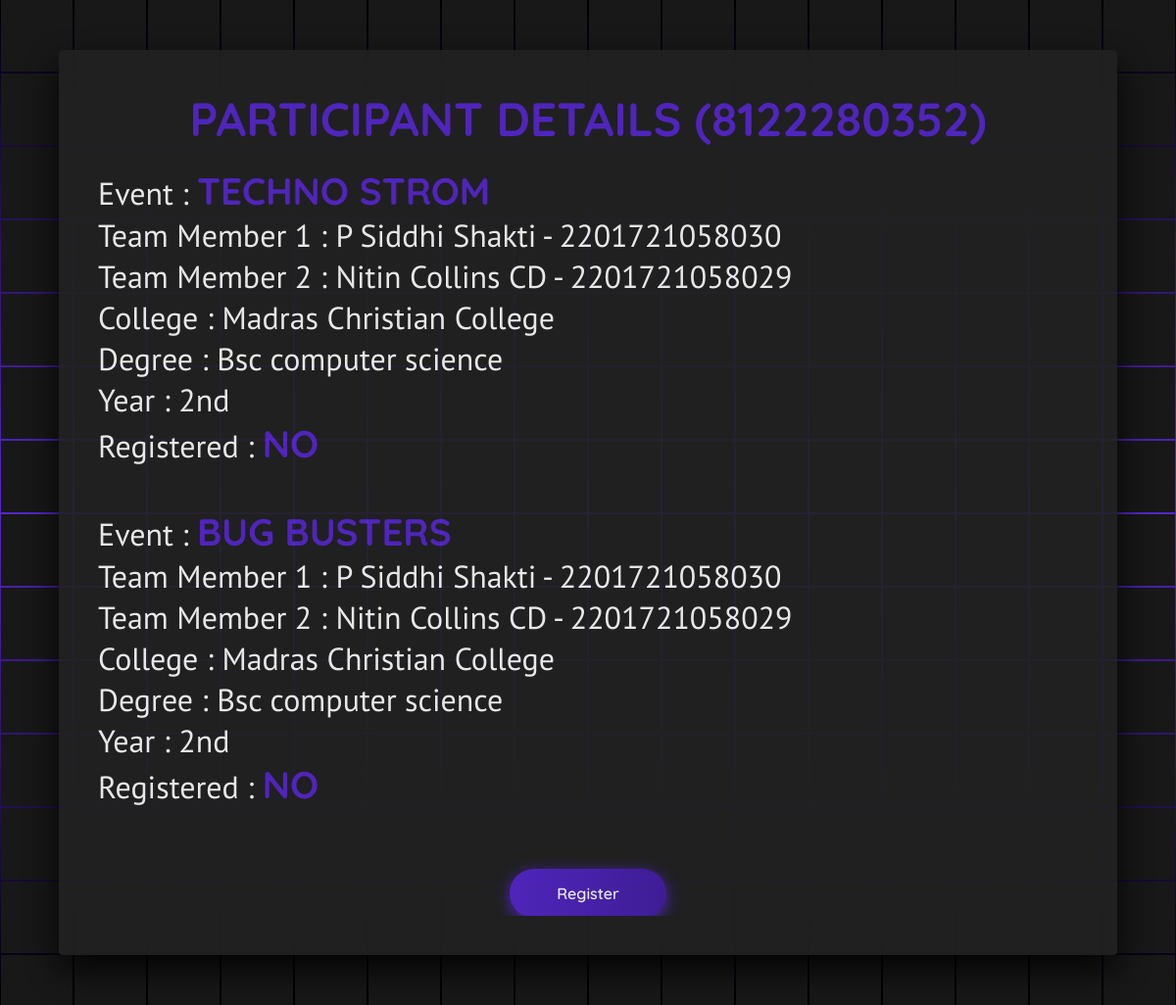
The page /?phone=8122280352 on the database its author committed.
### app/models.py (models this page shows, shortened)
class Participant(models.Model):
    Phone = models.CharField(max_length=15)
    Event = models.CharField(max_length=55)
    Teammate1 = models.CharField(max_length=55, null=True, blank=True)
    Teammate2 = models.CharField(max_length=55, null=True, blank=True)
    Teammate3 = models.CharField(max_length=55, null=True, blank=True)
    Teammate4 = models.CharField(max_length=55, null=True, blank=True)
    Teammate5 = models.CharField(max_length=55, null=True, blank=True)
    Teammate6 = models.CharField(max_length=55, null=True, blank=True)
    Teammate7 = models.CharField(max_length=55, null=True, blank=True)
    Teammate8 = models.CharField(max_length=55, null=True, blank=True)
    Teammate9 = models.CharField(max_length=55, null=True, blank=True)
    Teammate10 = models.CharField(max_length=55, null=True, blank=True)
    College = models.CharField(max_length=155)
    Degree = models.CharField(max_length=25)
    Year = models.CharField(max_length=10)
    Registered = models.CharField(max_length=3, choices=Yes_No_Choices, default="NO")

### app/views.py (the view)
# urls.py: path('', Registration_View.as_view(), name="registration"),
class Registration_View(generic.FormView):
    def get(self, request):
        if not request.GET.get('phone'):
            return render(request, "Register.html")
        else:
            participants_object = Participant.objects.filter(Phone=request.GET.get('phone'))
            return render(request, "Details.html", {"participants": participants_object})

### app/templates/Details.html (shortened to what this page needs)
<!doctype html>
<html lang="en">
 <head>
 </head>
 <body>
  <section> <span></span> <span></span> <span></span> <span></span> <span></span> <span></span> <span></span> <span></span> <span></span> <span></span> <span></span> <span></span> <span></span> <span></span> <span></span> <span></span> <span></span> <span></span> <span></span> <span></span> <span></span> <span></span> <span></span> <span></span> <span></span> <span></span> <span></span> <span></span> <span></span> <span></span> <span></span> <span></span> <span></span> <span></span> <span></span> <span></span> <span></span> <span></span> <span></span> <span></span> <span></span> <span></span> <span></span> <span></span> <span></span> <span></span> <span></span> <span></span> <span></span> <span></span> <span></span> <span></span> <span></span> <span></span> <span></span> <span></span>
   <div class="signin">
    <div class="content">
     <center><h2>Participant Details ({{ participants.0.Phone }})</h2> <br> </center>
     <h4>
        {% for participant in participants %}
            Event : <strong class="highlight">{{ participant.Event }}</strong> <br>
            {% if participant.Teammate1 != "nan - nan" %}Team Member 1 : {{ participant.Teammate1 }} <br>{% endif %}
            {% if participant.Teammate2 != "nan - nan" %}Team Member 2 : {{ participant.Teammate2 }} <br>{% endif %}
            College : {{ participant.College }} <br>
            Degree : {{ participant.Degree }} <br>
            Year : {{ participant.Year }} <br>
            Registered : <strong class="highlight">{{ participant.Registered }}</strong> <br><br>
        {% endfor %}
     </h4>
     <center><div class="button"> {% if participants.0.Registered == "NO" %}<a href="{% url 'registerparticipant' %}?phone={{ participants.0.Phone }}"><button class="bn632-hover bn26">Register</button></a>{% endif %}</div></center>
    </div>
   </div>
  </section>
 </body>
</html>

### app/templates/Details.html (style rules this page uses)
* { margin: 0; padding: 0; box-sizing: border-box; font-family: 'Quicksand', sans-serif; }
body { display: flex; justify-content: center; align-items: center; min-height: 100vh; background: #000; }
section { position: absolute; width: 100vw; height: 100vh; display: flex; justify-content: center; align-items: center; gap: 2px; flex-wrap: wrap; overflow: hidden; }
section::before { content: ''; position: absolute; width: 100%; height: 100%; background: linear-gradient(#000,#5627CE,#000); animation: animate 5s linear infinite; }
section span { position: relative; display: block; width: calc(6.25vw - 2px); height: calc(6.25vw - 2px); background: #181818; z-index: 2; transition: 1.5s; }
section .signin { position: absolute; width: 90%; height: 90%; background: #222; z-index: 1000; display: flex; padding: 40px; border-radius: 4px; box-shadow: 0 15px 35px rgba(0,0,0,9); opacity: 90%; }
section .signin .content { position: relative; width: 100%; gap: 40px; overflow-y: scroll; }
section .signin .content h2 { font-size: 3em; color: #5627CE; text-transform: uppercase; }
section .signin .content h4 { font-family: "PT Sans", sans-serif; font-weight: 400; font-size: 2em; color: #fff; }
section .signin .content h4 .highlight { font-size: 1.2em; color: #5627CE; text-transform: uppercase; }
.bn632-hover { width: 160px; font-size: 16px; font-weight: 600; color: #fff; cursor: pointer; margin: 20px; height: 50px; text-align:center; border: none; background-size: 300% 100%; border-radius: 50px; -o-transition: all .4s ease-in-out; -webkit-transition: all .4s ease-in-out; transition: all .4s ease-in-out; }
.bn632-hover.bn26 { background-image: linear-gradient( to right, #5627CE, #441fa4, #7752d7, #663cd2 ); box-shadow: 0 4px 15px 0 #5627CE; }

### rows shown on the page
Participant: Phone "8122280352", Event "TECHNO STROM", Teammate1 "P Siddhi Shakti - 2201721058030", Teammate2 "Nitin Collins CD - 2201721058029", College "Madras Christian College", Degree "Bsc computer science", Year "2nd", Registered "NO"
Participant: Event "BUG BUSTERS", Teammate1 "P Siddhi Shakti - 2201721058030", Teammate2 "Nitin Collins CD - 2201721058029", College "Madras Christian College", Degree "Bsc computer science", Year "2nd", Registered "NO"
